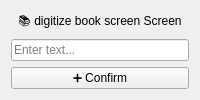
<?xml version="1.0" encoding="UTF-8"?>
<ui version="4.0">
 <class>digitize_book_screen</class>
 <widget class="QWidget" name="digitize_book_screen">
  <layout class="QVBoxLayout" name="verticalLayout">
   <item>
    <widget class="QLabel" name="label_heading">
     <property name="text">
      <string>📚 digitize book screen Screen</string>
     </property>
     <property name="alignment">
      <set>Qt::AlignCenter</set>
     </property>
    </widget>
   </item>
   <item>
    <widget class="QLineEdit" name="titleInput">
     <property name="placeholderText">
      <string>Enter text...</string>
     </property>
    </widget>
   </item>
   <item>
    <widget class="QPushButton" name="saveButton">
     <property name="text">
      <string>➕ Confirm</string>
     </property>
    </widget>
   </item>
  </layout>
 </widget>
 <resources/>
 <connections/>
</ui>
